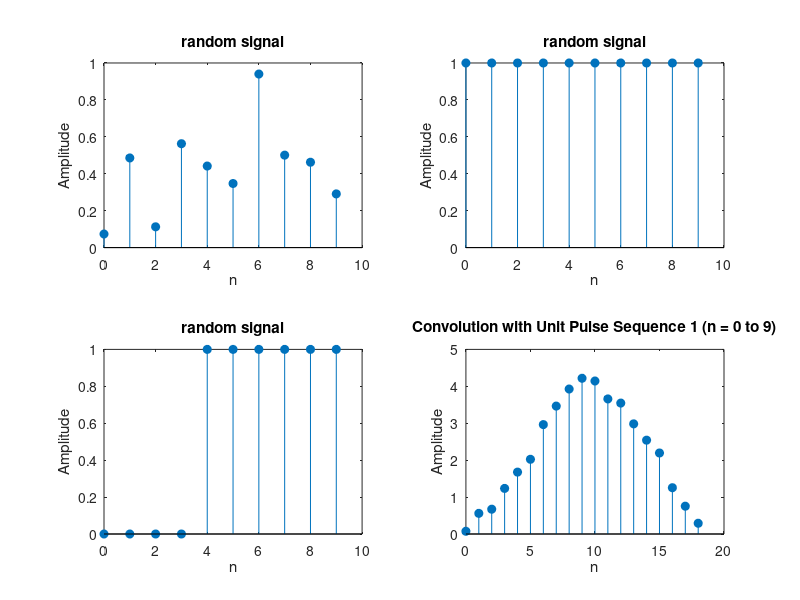

MATLAB code for this plot: (Note: this script raises an error after producing the figure.)
n = 0:9;
f = 10;

h_n = rand(1,10);
x_n_1 = ones(1, 10); 
x_n_2 = [zeros(1, 4), ones(1, 6)];  

conv_1 = conv(x_n_1, h_n);
conv_2 = conv(x_n_2, h_n);

figure;
subplot(2,2,1);
stem(n,h_n,'filled');
title('random signal');
xlabel('n');
ylabel('Amplitude');

subplot(2,2,2);
stem(n,x_n_1,'filled');
title('random signal');
xlabel('n');
ylabel('Amplitude');

subplot(2,2,3);
stem(n,x_n_2,'filled');
title('random signal');
xlabel('n');
ylabel('Amplitude');

subplot(2,2,4);
stem(0:length(conv_1)-1, conv_1, 'filled');
title('Convolution with Unit Pulse Sequence 1 (n = 0 to 9)');
xlabel('n');
ylabel('Amplitude');

subplot(2,2,5);
stem(0:length(conv_2)-1, conv_2, 'filled');
title('Convolution with Unit Pulse Sequence 2 (n = -4 to 5)');
xlabel('n');
ylabel('Amplitude');
sgtitle('Convolution Results');
